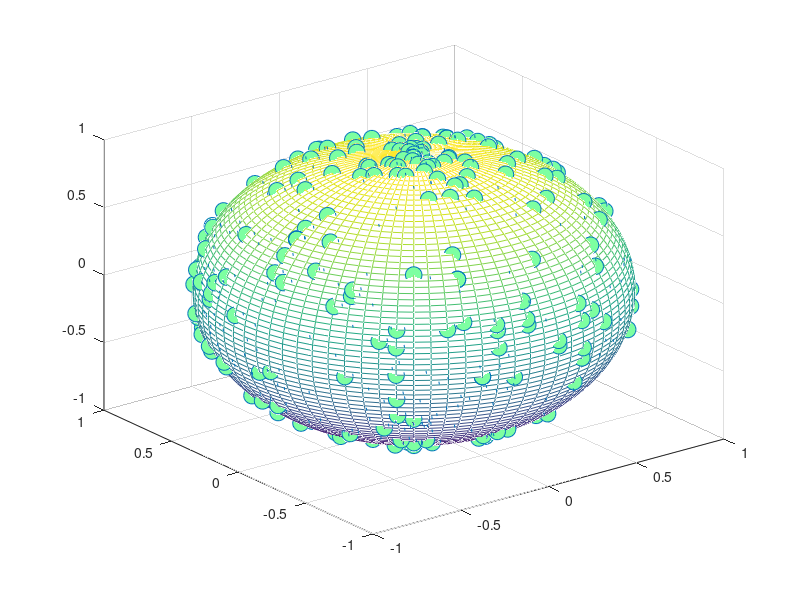

Recreate this plot in MATLAB. (Note: this script raises an error after producing the figure.)
% Generate a unit sphere
numPoints = 80; % that's per dimension

theta=linspace(0,2*pi,numPoints);
phi=linspace(0,pi,numPoints);
rho=1;

[meshTheta,meshPhi]=meshgrid(theta,phi);


x=rho*sin(meshPhi).*cos(meshTheta);
y=rho*sin(meshPhi).*sin(meshTheta);
z=rho*cos(meshPhi);

figure
mesh(x,y,z)
hold on

%% get a unique list of points

xAll = x(:);
yAll = y(:);
zAll = z(:);

allPoints = unique([x(:), y(:), z(:)], 'rows');
[numRows, ~] = size(allPoints);

% randomise the points
maxNumPoints = 300;
idxPoints = randi(numRows, [maxNumPoints, 1]);


xAll = allPoints(idxPoints, 1);
yAll = allPoints(idxPoints, 2);
zAll = allPoints(idxPoints, 3);

plot3(xAll,yAll,zAll, ...
'o', 'MarkerSize' , 12, ...
'MarkerFaceColor',[.49 1 .63]);


%%

pointsCentered = allPoints(idxPoints, :);

[currentAzimuth, currentElevation, currentRadius] = ...
  cart2sph(pointsCentered(:,1), ...
  pointsCentered(:,2), ...
  pointsCentered(:,3));

currentAzimuth   = currentAzimuth   + pi;
currentElevation = currentElevation + 0.5*pi;

% let's say we pick a point 
selectedPointIdx = 53; %randi(numPoints, 1);

%%

[parallelPath, meridianPath] = getMeridianAndParallelV3(pointsCentered, selectedPointIdx);